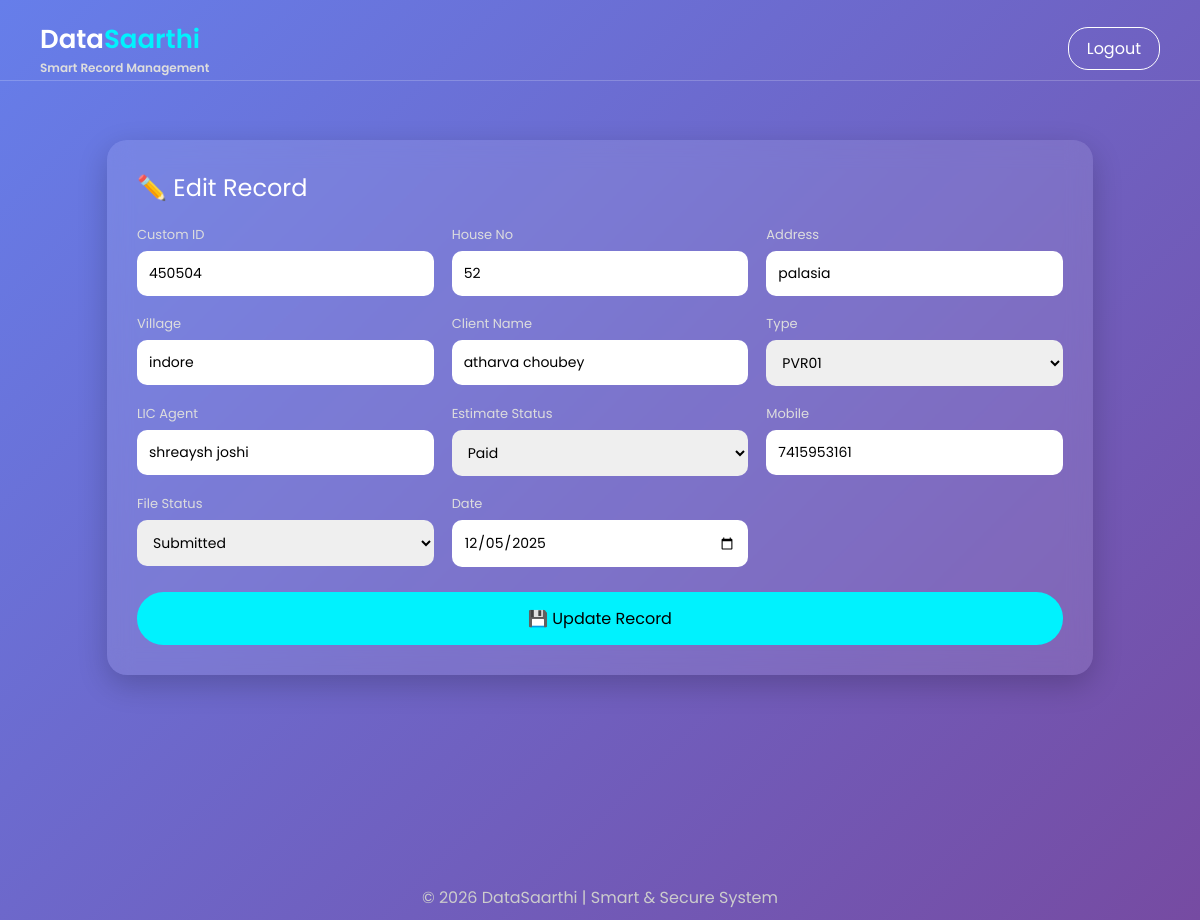
/edit/5/ (signed in), run on the app's committed database.
### reports/models.py (models this page shows, shortened)
class Report(models.Model):
    custom_id = models.CharField(max_length=50, unique=True)
    house_no = models.CharField(max_length=50)
    address = models.TextField()
    village = models.CharField(max_length=100)
    client_name = models.CharField(max_length=100)
    TYPE_CHOICES = [
        ('PVR01', 'PVR01'),
        ('PVR02', 'PVR02'),
        ('PVR03', 'PVR03'),
        ('PVR04', 'PVR04'),
    ]
    type = models.CharField(max_length=10, choices=TYPE_CHOICES)
    SUB_TYPE_CHOICES = [
        ('Flat', 'Flat'),
        ('House', 'House'),
    ]
    sub_type = models.CharField(max_length=10, choices=SUB_TYPE_CHOICES, blank=True, null=True)
    lic_agent_name = models.CharField(max_length=100)
    ESTIMATE_STATUS_CHOICES = [
        ('Paid', 'Paid'),
        ('Pending', 'Pending'),
    ]
    estimate_status = models.CharField(max_length=10, choices=ESTIMATE_STATUS_CHOICES)
    client_mobile = models.CharField(max_length=15)
    FILE_STATUS_CHOICES = [
        ('Submitted', 'Submitted'),
        ('Not Submitted', 'Not Submitted'),
    ]
    file_status = models.CharField(max_length=15, choices=FILE_STATUS_CHOICES)
    date = models.DateField()
    user = models.ForeignKey(User, on_delete=models.CASCADE)

### reports/views.py (the view, shortened to what this page needs)
# urls.py: path('edit/<int:id>/', views.edit_record, name='edit'),
def edit_record(request, id):
    record = get_object_or_404(Report, id=id, user=request.user)
    return render(request, 'edit.html', {'record': record})

### templates/edit.html (shortened to what this page needs)
<!DOCTYPE html>
<html lang="en">
<head>
</head>
<body>
<div class="navbar">
    <div class="logo">
        Data<span>Saarthi</span>
        <div class="tagline">Smart Record Management</div>
    </div>
    <a href="#" class="logout">Logout</a>
</div>
<div class="header-line"></div>
<div class="container">
<div class="card">
<div class="title">✏️ Edit Record</div>
<form method="POST">
<div class="grid">
<div class="field">
<label>Custom ID</label>
<input type="text" name="custom_id" value="{{ record.custom_id }}">
</div>
<div class="field">
<label>House No</label>
<input type="text" name="house_no" value="{{ record.house_no }}">
</div>
<div class="field">
<label>Address</label>
<input type="text" name="address" value="{{ record.address }}">
</div>
<div class="field">
<label>Village</label>
<input type="text" name="village" value="{{ record.village }}">
</div>
<div class="field">
<label>Client Name</label>
<input type="text" name="client_name" value="{{ record.client_name }}">
</div>
<div class="field">
<label>Type</label>
<select name="type" id="type">
<option value="PVR01" {% if record.type == "PVR01" %}selected{% endif %}>PVR01</option>
</select>
</div>
<div class="field">
<label>LIC Agent</label>
<input type="text" name="lic_agent_name" value="{{ record.lic_agent_name }}">
</div>
<div class="field">
<label>Estimate Status</label>
<select name="estimate_status">
<option value="Paid" {% if record.estimate_status == "Paid" %}selected{% endif %}>Paid</option>
</select>
</div>
<div class="field">
<label>Mobile</label>
<input type="text" name="client_mobile" value="{{ record.client_mobile }}">
</div>
<div class="field">
<label>File Status</label>
<select name="file_status">
<option value="Submitted" {% if record.file_status == "Submitted" %}selected{% endif %}>Submitted</option>
</select>
</div>
<div class="field">
<label>Date</label>
<input type="date" name="date" value="{{ record.date|date:'Y-m-d' }}">
</div>
</div>
<button class="btn">💾 Update Record</button>
</form>
</div>
</div>
<div class="footer">
© 2026 DataSaarthi | Smart & Secure System
</div>
</body>
</html>

### templates/edit.html (style rules this page uses)
* { margin: 0; padding: 0; box-sizing: border-box; font-family: 'Poppins', sans-serif; }
body { min-height: 100vh; background: linear-gradient(135deg, #667eea, #764ba2); }
.navbar { position: fixed; top: 0; width: 100%; padding: 20px 40px; display: flex; justify-content: space-between; align-items: center; }
.logo { color: white; font-size: 26px; font-weight: 600; }
.logo span { color: #00f2fe; }
.tagline { font-size: 12px; color: #ddd; }
.logout { color: white; border: 1px solid white; padding: 8px 18px; border-radius: 20px; text-decoration: none; }
.header-line { position: fixed; top: 80px; width: 100%; height: 1px; background: rgba(255,255,255,0.2); }
.container { margin-top: 120px; display: flex; justify-content: center; padding: 20px; }
.card { width: 85%; max-width: 1100px; background: rgba(255,255,255,0.1); padding: 30px; border-radius: 20px; backdrop-filter: blur(12px); box-shadow: 0 10px 30px rgba(0,0,0,0.2); }
.title { color: white; font-size: 24px; margin-bottom: 20px; }
.grid { display: grid; grid-template-columns: repeat(3, 1fr); gap: 18px; }
.field { display: flex; flex-direction: column; }
label { color: #ddd; font-size: 13px; margin-bottom: 6px; }
input, select { padding: 12px; border-radius: 10px; border: none; outline: none; font-size: 14px; }
.btn { margin-top: 25px; padding: 14px; border-radius: 50px; border: none; background: #00f2fe; color: black; font-size: 16px; cursor: pointer; transition: 0.3s; width: 100%; }
.footer { position: fixed; bottom: 10px; width: 100%; text-align: center; color: #ccc; }

### data on the page
Report: custom_id "450504", house_no "52", address "palasia", village "indore", client_name "atharva choubey", type "PVR01", lic_agent_name "shreaysh joshi", estimate_status "Paid", client_mobile "7415953161", file_status "Submitted", date "12/05/2025"
